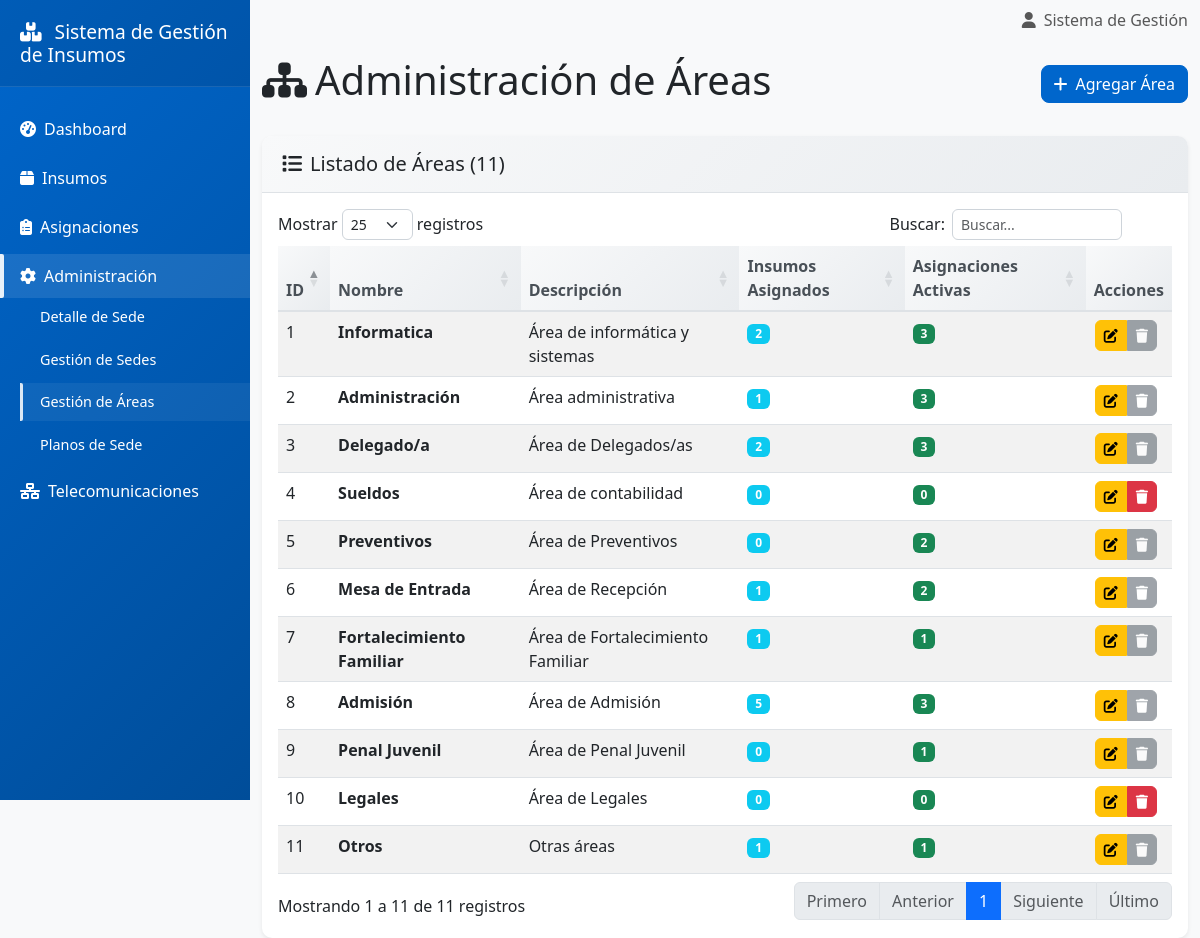
/pages/admin/areas.php, run on the app's committed database.
### tables this page shows
CREATE TABLE `areas` (
  `id_area` int(11) NOT NULL,
  `nombre_area` varchar(100) NOT NULL,
  `descripcion` varchar(255) DEFAULT NULL
);

### pages/admin/areas.php (the view, shortened to what this page needs)
<?php
$conexion = conectarDB();
$sql = "SELECT a.*,
               COUNT(DISTINCT i.id_insumo) as insumos_asignados,
               COUNT(DISTINCT r.id_remito) as asignaciones_activas
        FROM areas a
        LEFT JOIN insumos i ON a.id_area = i.id_area_asignacion_actual
        LEFT JOIN remitos r ON a.id_area = r.id_area AND r.estado = 'Activa'
        GROUP BY a.id_area
        ORDER BY a.nombre_area";
$stmt = $conexion->query($sql);
$areas = $stmt->fetchAll();
?>
<?php include '../../includes/header.php'; ?>
<div class="row">
    <div class="col-12">
        <div class="d-flex justify-content-between align-items-center mb-4">
            <h1>
                <i class="fas fa-sitemap me-2"></i>Administración de Áreas
            </h1>
            <button type="button" class="btn btn-primary" data-bs-toggle="modal" data-bs-target="#modalArea">
                <i class="fas fa-plus me-2"></i>Agregar Área
            </button>
        </div>
    </div>
</div>
<div class="card">
    <div class="card-header">
        <h5 class="mb-0">
            <i class="fas fa-list me-2"></i>Listado de Áreas (<?php echo count($areas); ?>)
        </h5>
    </div>
    <div class="card-body">
        <?php if (empty($areas)): ?>
            <div class="text-center py-4">
                <i class="fas fa-sitemap fa-3x text-muted mb-3"></i>
                <h5 class="text-muted">No hay áreas registradas</h5>
                <p class="text-muted">Agregue la primera área para comenzar</p>
            </div>
        <?php else: ?>
            <div class="table-responsive">
                <table class="table table-striped datatable" id="tablaAreas">
                    <thead>
                        <tr>
                            <th>ID</th>
                            <th>Nombre</th>
                            <th>Descripción</th>
                            <th>Insumos Asignados</th>
                            <th>Asignaciones Activas</th>
                            <th>Acciones</th>
                        </tr>
                    </thead>
                    <tbody>
                        <?php foreach ($areas as $area): ?>
                            <tr>
                                <td><?php echo $area['id_area']; ?></td>
                                <td><strong><?php echo htmlspecialchars($area['nombre_area']); ?></strong></td>
                                <td>
                                    <?php if ($area['descripcion']): ?>
                                        <?php echo htmlspecialchars($area['descripcion']); ?>
                                    <?php else: ?>
                                        <span class="text-muted">Sin descripción</span>
                                    <?php endif; ?>
                                </td>
                                <td>
                                    <span class="badge bg-info"><?php echo $area['insumos_asignados']; ?></span>
                                </td>
                                <td>
                                    <span class="badge bg-success"><?php echo $area['asignaciones_activas']; ?></span>
                                </td>
                                <td>
                                    <div class="btn-group" role="group">
                                        <button type="button"
                                                class="btn btn-sm btn-warning"
                                                onclick="editarArea(<?php echo htmlspecialchars(json_encode($area)); ?>)"
                                                data-bs-toggle="tooltip"
                                                title="Editar">
                                            <i class="fas fa-edit"></i>
                                        </button>
                                        <?php if ($area['insumos_asignados'] == 0 && $area['asignaciones_activas'] == 0): ?>
                                            <button type="button"
                                                    class="btn btn-sm btn-danger"
                                                    onclick="eliminarItem(<?php echo $area['id_area']; ?>, 'área')"
                                                    data-bs-toggle="tooltip"
                                                    title="Eliminar">
                                                <i class="fas fa-trash"></i>
                                            </button>
                                        <?php else: ?>
                                            <button type="button"
                                                    class="btn btn-sm btn-secondary"
                                                    disabled
                                                    data-bs-toggle="tooltip"
                                                    title="No se puede eliminar - tiene insumos o asignaciones">
                                                <i class="fas fa-trash"></i>
                                            </button>
                                        <?php endif; ?>
                                    </div>
                                </td>
                            </tr>
                        <?php endforeach; ?>
                    </tbody>
                </table>
            </div>
        <?php endif; ?>
    </div>
</div>
<?php include '../../includes/footer.php'; ?>

### public/css/style.css (style rules this page uses)
:root { --primary-color: #0066cc; --secondary-color: #ffffff; --success-color: #009933; --warning-color: #ffcc00; --danger-color: #cc0000; --info-color: #0099cc; --light-color: #f8f9fa; --dark-color: #212529; }
body { font-family: 'Segoe UI', Tahoma, Geneva, Verdana, sans-serif; background-color: #f8f9fa; margin: 0; padding: 0; }
.card { border: none; border-radius: 10px; box-shadow: 0 0.125rem 0.25rem rgba(0, 0, 0, 0.075); transition: all 0.3s ease; }
.card-header { background: linear-gradient(135deg, #f8f9fa 0%, #e9ecef 100%); border-bottom: 1px solid #dee2e6; border-radius: 10px 10px 0 0 !important; padding: 1rem 1.25rem; font-weight: 600; }
.btn { border-radius: 8px; font-weight: 500; transition: all 0.3s ease; }
.btn-primary { background-color: var(--primary-color); border-color: var(--primary-color); }
.btn-sm { padding: 0.25rem 0.5rem; font-size: 0.875rem; border-radius: 6px; }
.table { margin-bottom: 0; }
.table thead th { background: linear-gradient(135deg, #f8f9fa 0%, #e9ecef 100%); border-bottom: 2px solid #dee2e6; font-weight: 600; color: #495057; }
.badge { font-size: 0.75em; padding: 0.35em 0.65em; border-radius: 6px; }
.btn-group .btn { margin: 0 1px; }
.btn-group .btn[onclick] { cursor: pointer; pointer-events: auto; }
.dataTables_wrapper .btn-group .btn { pointer-events: auto !important; }

### data on the page
areas: id_area "2", nombre_area "Administración", descripcion "Área administrativa", insumos_asignados "1", asignaciones_activas "3"
areas: id_area "8", nombre_area "Admisión", descripcion "Área de Admisión", insumos_asignados "5", asignaciones_activas "3"
areas: id_area "3", nombre_area "Delegado/a", descripcion "Área de Delegados/as", insumos_asignados "2", asignaciones_activas "3"
areas: id_area "7", nombre_area "Fortalecimiento Familiar", descripcion "Área de Fortalecimiento Familiar", insumos_asignados "1", asignaciones_activas "1"
areas: id_area "1", nombre_area "Informatica", descripcion "Área de informática y sistemas", insumos_asignados "2", asignaciones_activas "3"
areas: id_area "10", nombre_area "Legales", descripcion "Área de Legales", insumos_asignados "0", asignaciones_activas "0"
areas: id_area "6", nombre_area "Mesa de Entrada", descripcion "Área de Recepción", insumos_asignados "1", asignaciones_activas "2"
areas: id_area "11", nombre_area "Otros", descripcion "Otras áreas", insumos_asignados "1", asignaciones_activas "1"
areas: id_area "9", nombre_area "Penal Juvenil", descripcion "Área de Penal Juvenil", insumos_asignados "0", asignaciones_activas "1"
areas: id_area "5", nombre_area "Preventivos", descripcion "Área de Preventivos", insumos_asignados "0", asignaciones_activas "2"
areas: id_area "4", nombre_area "Sueldos", descripcion "Área de contabilidad", insumos_asignados "0", asignaciones_activas "0"

### other printed values
APP_NAME "Sistema de Gestión de Insumos"
count($areas) "11"
